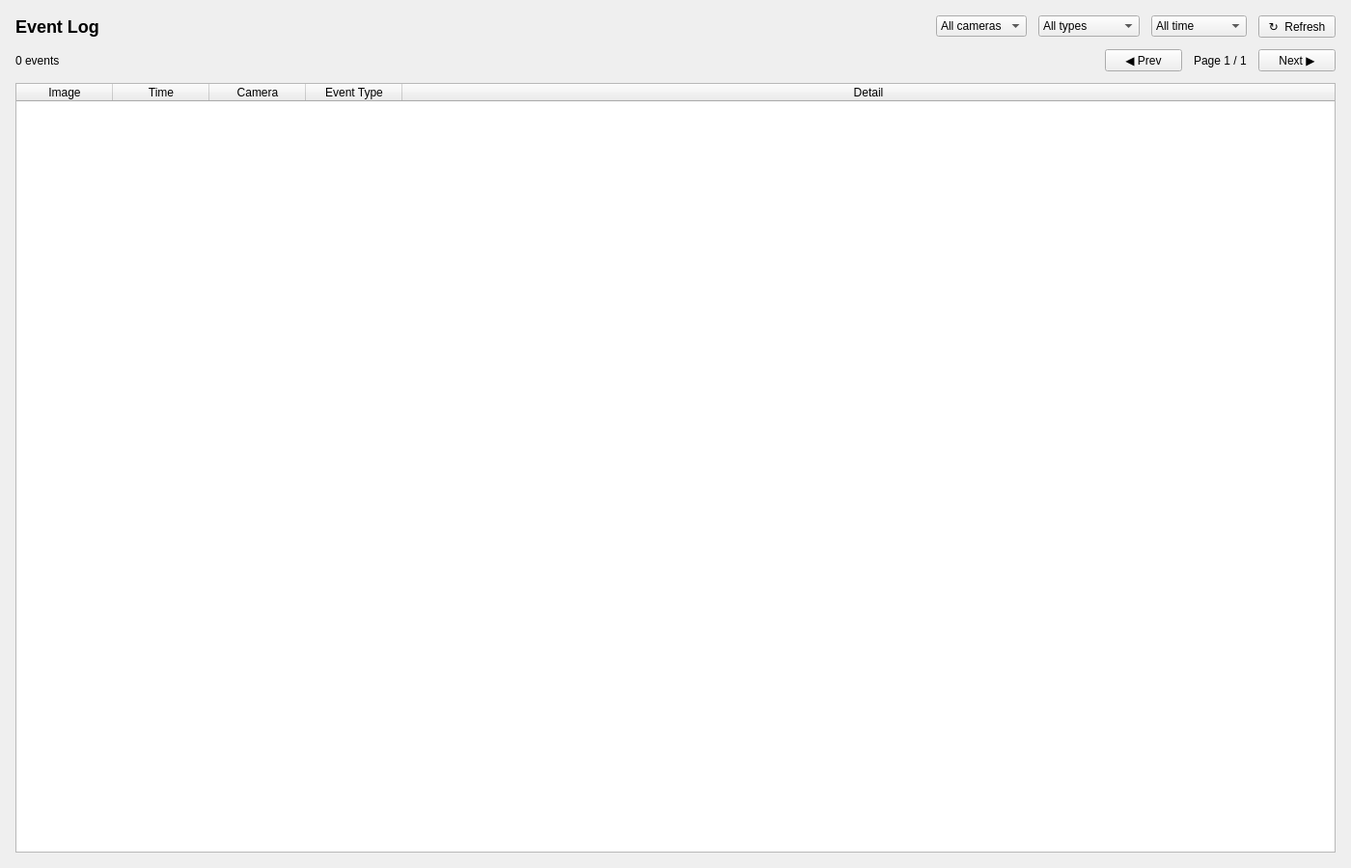
<?xml version="1.0" encoding="UTF-8"?>
<ui version="4.0">
 <class>EventLogPage</class>
 <widget class="QWidget" name="EventLogPage">
  <property name="geometry">
   <rect>
    <x>0</x>
    <y>0</y>
    <width>1400</width>
    <height>900</height>
   </rect>
  </property>
  <layout class="QVBoxLayout" name="layout_root">
   <property name="spacing">
    <number>12</number>
   </property>
   <property name="leftMargin">
    <number>16</number>
   </property>
   <property name="topMargin">
    <number>16</number>
   </property>
   <property name="rightMargin">
    <number>16</number>
   </property>
   <property name="bottomMargin">
    <number>16</number>
   </property>
   <item>
    <layout class="QHBoxLayout" name="layout_toolbar">
     <item>
      <widget class="QLabel" name="lbl_title">
       <property name="styleSheet">
        <string notr="true">font-size: 18px; font-weight: 700;</string>
       </property>
       <property name="text">
        <string>Event Log</string>
       </property>
      </widget>
     </item>
     <item>
      <spacer name="spacer_toolbar">
       <property name="orientation">
        <enum>Qt::Horizontal</enum>
       </property>
       <property name="sizeHint" stdset="0">
        <size>
         <width>40</width>
         <height>20</height>
        </size>
       </property>
      </spacer>
     </item>
     <item>
      <widget class="QComboBox" name="combo_filter_camera">
       <item>
        <property name="text">
         <string>All cameras</string>
        </property>
       </item>
      </widget>
     </item>
     <item>
      <widget class="QComboBox" name="combo_filter_kind">
       <item>
        <property name="text">
         <string>All types</string>
        </property>
       </item>
       <item>
        <property name="text">
         <string>PPE Violation</string>
        </property>
       </item>
       <item>
        <property name="text">
         <string>Fire / Smoke</string>
        </property>
       </item>
       <item>
        <property name="text">
         <string>Fall</string>
        </property>
       </item>
       <item>
        <property name="text">
         <string>Stranger</string>
        </property>
       </item>
       <item>
        <property name="text">
         <string>Check-in</string>
        </property>
       </item>
       <item>
        <property name="text">
         <string>Check-out</string>
        </property>
       </item>
       <item>
        <property name="text">
         <string>Overcrowding</string>
        </property>
       </item>
       <item>
        <property name="text">
         <string>Recognized</string>
        </property>
       </item>
      </widget>
     </item>
     <item>
      <widget class="QComboBox" name="combo_filter_time">
       <item>
        <property name="text">
         <string>All time</string>
        </property>
       </item>
       <item>
        <property name="text">
         <string>Today</string>
        </property>
       </item>
       <item>
        <property name="text">
         <string>Last 7 days</string>
        </property>
       </item>
       <item>
        <property name="text">
         <string>Last 30 days</string>
        </property>
       </item>
      </widget>
     </item>
     <item>
      <widget class="QPushButton" name="btn_refresh_event_log">
       <property name="text">
        <string>↻  Refresh</string>
       </property>
      </widget>
     </item>
    </layout>
   </item>
   <item>
    <layout class="QHBoxLayout" name="layout_count_pagination">
     <item>
      <widget class="QLabel" name="lbl_event_count">
       <property name="text">
        <string>0 events</string>
       </property>
      </widget>
     </item>
     <item>
      <spacer name="spacer_pagination">
       <property name="orientation">
        <enum>Qt::Horizontal</enum>
       </property>
       <property name="sizeHint" stdset="0">
        <size>
         <width>40</width>
         <height>20</height>
        </size>
       </property>
      </spacer>
     </item>
     <item>
      <widget class="QPushButton" name="btn_prev_page">
       <property name="text">
        <string>◀ Prev</string>
       </property>
      </widget>
     </item>
     <item>
      <widget class="QLabel" name="lbl_page_info">
       <property name="text">
        <string>Page 1 / 1</string>
       </property>
      </widget>
     </item>
     <item>
      <widget class="QPushButton" name="btn_next_page">
       <property name="text">
        <string>Next ▶</string>
       </property>
      </widget>
     </item>
    </layout>
   </item>
   <item>
    <widget class="QTableWidget" name="table_events">
     <property name="columnCount">
      <number>5</number>
     </property>
     <property name="selectionBehavior">
      <enum>QAbstractItemView::SelectionBehavior::SelectRows</enum>
     </property>
     <property name="editTriggers">
      <enum>QAbstractItemView::EditTrigger::NoEditTriggers</enum>
     </property>
     <property name="alternatingRowColors">
      <bool>true</bool>
     </property>
     <attribute name="horizontalHeaderStretchLastSection">
      <bool>true</bool>
     </attribute>
     <column>
      <property name="text">
       <string>Image</string>
      </property>
     </column>
     <column>
      <property name="text">
       <string>Time</string>
      </property>
     </column>
     <column>
      <property name="text">
       <string>Camera</string>
      </property>
     </column>
     <column>
      <property name="text">
       <string>Event Type</string>
      </property>
     </column>
     <column>
      <property name="text">
       <string>Detail</string>
      </property>
     </column>
    </widget>
   </item>
  </layout>
 </widget>
 <resources/>
 <connections/>
</ui>
